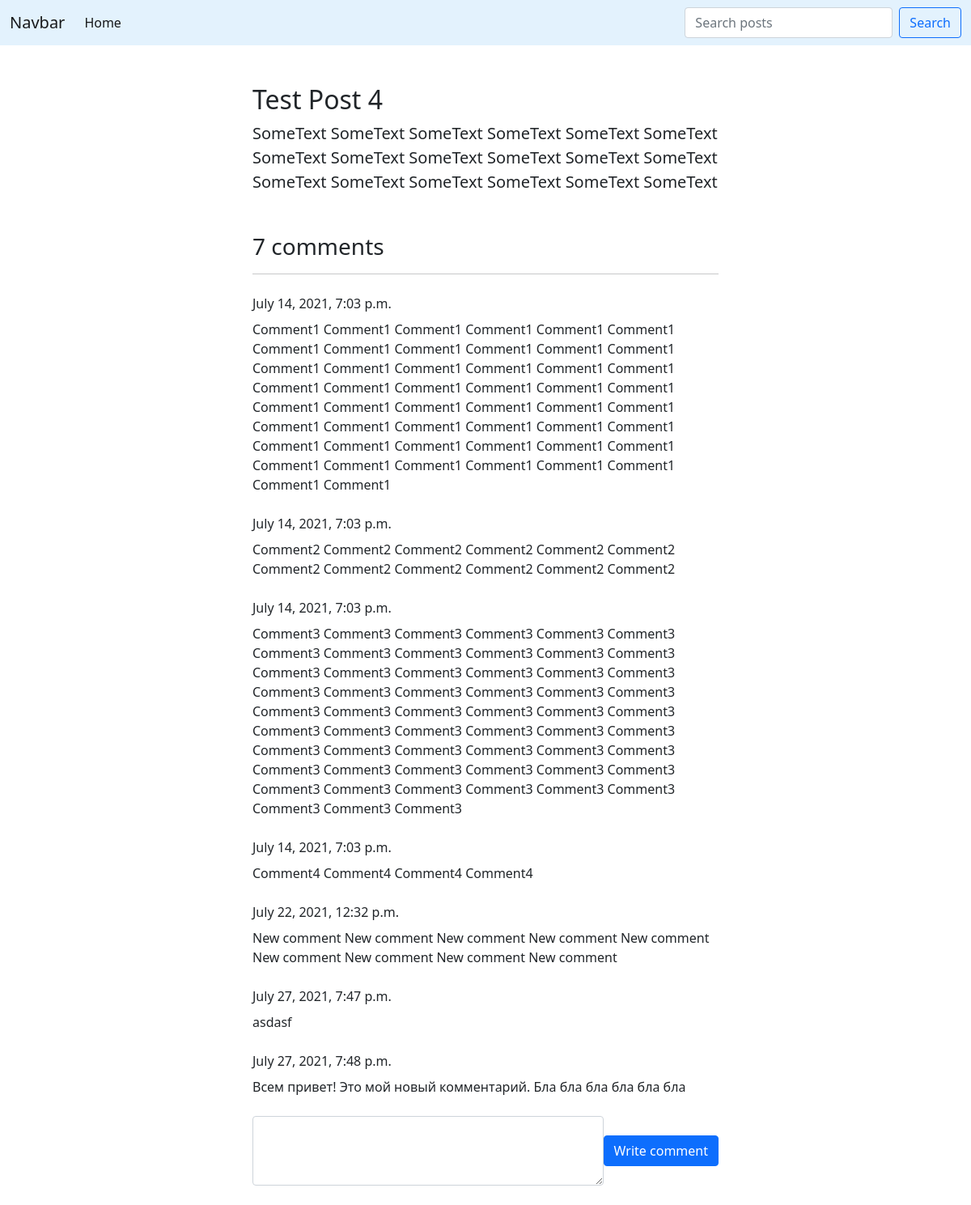
The app's page /post/4/ with its own data.
### online_journal/models.py (models this page shows, shortened)
class Post(models.Model):
    title = models.CharField('Title', max_length=200)
    text = models.TextField('Text')
    pub_date = models.DateTimeField('Published date', auto_now_add=True)
    is_active = models.BooleanField('Display a post on the site', default=True)
    rating = models.IntegerField('Views count', default=0)
    objects = PostManager()
    def update_rating(self):
        self.rating += 1
        self.save()
    def get_comments_count(self):
        return self.comments.count()
    def get_comments_ordered_by_date(self):
        return self.comments.order_by('pub_date')

class Comment(models.Model):
    post = models.ForeignKey(Post, on_delete=models.CASCADE, verbose_name='Post', related_name='comments')
    text = models.TextField('Text')
    pub_date = models.DateTimeField('Published date', auto_now_add=True)

### online_journal/views.py (the view)
# urls.py: path('post/<int:pk>/', PostDetailView.as_view(), name='post_detail'),
class PostDetailView(generic.DetailView):
    model = Post
    template_name = 'online_journal/post_detail.html'
    def get(self, request, *args, **kwargs):
        try:
            self.get_object().update_rating()
        except AttributeError:
            raise Http404
        return super().get(request, *args, **kwargs)
    def get_context_data(self, **kwargs):
        context = super().get_context_data(**kwargs)
        context['form'] = CommentForm()
        return context

### online_journal/forms.py
class CommentForm(forms.ModelForm):
    class Meta:
        model = Comment
        fields = ['text']
        widgets = {
            'text': forms.Textarea(attrs={'class': 'form-control', 'rows': 3})
        }

### online_journal/templates/online_journal/post_detail.html (shortened to what this page needs)
{% extends 'base.html' %}
{% block content %}
    <div class="jumbotron">
        <h2>{{post.title}}</h2>
        <p class="lead">{{post.text}}</p>
    </div>
    <div class="comment_label mt-5">
        <h3>{{ post.get_comments_count }} comments</h3>
    </div>
    <hr>
    {% for comment in post.get_comments_ordered_by_date %}
        <div class="comment_block mt-4">
            <div class="date mb-2">
                {{ comment.pub_date }}
            </div>
            <div class="text">
                {{ comment.text }}
            </div>
        </div>
    {% empty %}
        <h6 class="empty-content">No comments</h6>
    {% endfor %}
    <form action="{% url 'add_comment' pk=post.id %}" method="post">
        <div class="comment-form-wrapper mt-4">
            <div id="comment-textarea">
                {{ form.text }}
            </div>
            <div id="comment-submit">
                <input type="submit" value="Write comment" class="btn btn-primary">
            </div>
        </div>
    </form>
{% endblock %}

### static/css/style.css (style rules this page uses)
.comment-form-wrapper { display: flex; justify-content: space-between; }
#comment-textarea { width: 80%; }
#comment-submit { align-self: center; }

### records on screen
Post: title "Test Post 4", text "SomeText SomeText SomeText SomeText SomeText SomeText SomeText SomeText SomeText SomeText SomeText SomeText SomeText SomeText SomeText SomeText SomeText SomeText", get_comments_count "7"
Comment: pub_date "July 14, 2021, 7:03 p.m.", text "Comment1 Comment1 Comment1 Comment1 Comment1 Comment1 Comment1 Comment1 Comment1 Comment1 Comment1 Comment1 Comment1 Comment1 Comment1 Comment1 Comment1 Comment1 Comment1 Comment1 Comment1 Comment1 Comment1 Comment1 Comment1 Comment1 Comment1 Comment1 Comment1 Comment1 Comment1 Comment1 Comment1 Comment1 Comment1 Comment1 Comment1 Comment1 Comment1 Comment1 Comment1 Comment1 Comment1 Comment1 Comment1 Comment1 Comment1 Comment1 Comment1 Comment1"
Comment: pub_date "July 14, 2021, 7:03 p.m.", text "Comment2 Comment2 Comment2 Comment2 Comment2 Comment2 Comment2 Comment2 Comment2 Comment2 Comment2 Comment2"
Comment: pub_date "July 14, 2021, 7:03 p.m.", text "Comment3 Comment3 Comment3 Comment3 Comment3 Comment3 Comment3 Comment3 Comment3 Comment3 Comment3 Comment3 Comment3 Comment3 Comment3 Comment3 Comment3 Comment3 Comment3 Comment3 Comment3 Comment3 Comment3 Comment3 Comment3 Comment3 Comment3 Comment3 Comment3 Comment3 Comment3 Comment3 Comment3 Comment3 Comment3 Comment3 Comment3 Comment3 Comment3 Comment3 Comment3 Comment3 Comment3 Comment3 Comment3 Comment3 Comment3 Comment3 Comment3 Comment3 Comment3 Comment3 Comment3 Comment3 Comment3 Comment3 Comment3"
Comment: pub_date "July 14, 2021, 7:03 p.m.", text "Comment4 Comment4 Comment4 Comment4"
Comment: pub_date "July 22, 2021, 12:32 p.m.", text "New comment New comment New comment New comment New comment New comment New comment New comment New comment"
Comment: pub_date "July 27, 2021, 7:47 p.m.", text "asdasf"
Comment: pub_date "July 27, 2021, 7:48 p.m.", text "Всем привет! Это мой новый комментарий. Бла бла бла бла бла бла"
